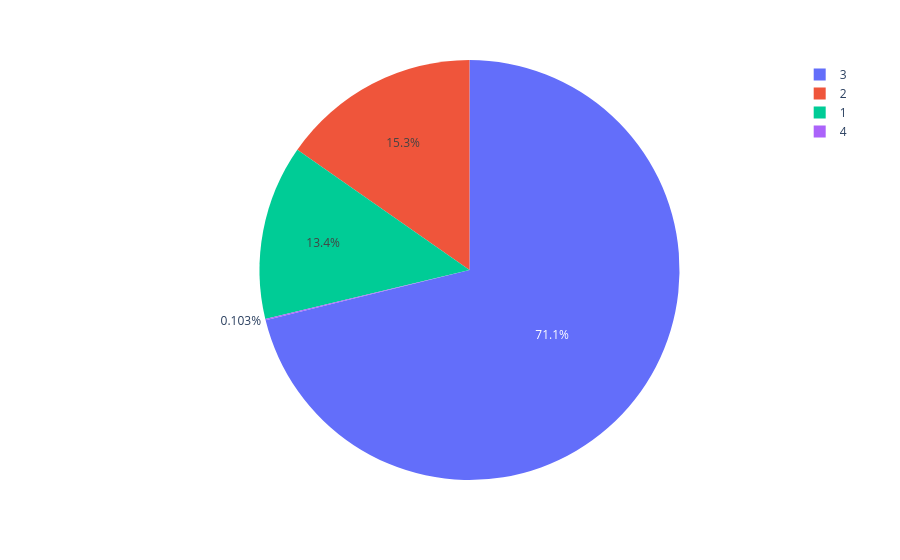

Notebook cell for this chart:
### Markdown cell above
#### 7.No.main meal and obesity

### Code cell
obesity_high=df1[df1["ObesityRisk"]=="High"]
no_meal=obesity_high["NCP"].value_counts().reset_index()
print(no_meal)
fig=px.pie(no_meal,names="NCP",values="count")
fig.show()

### Figure 1 — Plotly figure (JSON) as saved in the notebook; plotly's stock layout.template omitted (floating-point values rounded to 4 significant figures)
{"data": [{"domain": {"x": [0, 1], "y": [0, 1]}, "hovertemplate": "NCP=%{label}<br>count=%{value}<extra></extra>", "labels": [3, 2, 1, 4], "legendgroup": "", "name": "", "showlegend": true, "type": "pie", "values": [693, 149, 131, 1]}], "layout": {"legend": {"tracegroupgap": 0}, "margin": {"t": 60}}}
